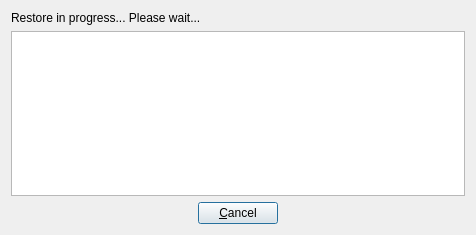
<?xml version="1.0" encoding="UTF-8"?>
<ui version="4.0">
 <class>lifeRestoreProgress</class>
 <widget class="QDialog" name="lifeRestoreProgress">
  <property name="geometry">
   <rect>
    <x>0</x>
    <y>0</y>
    <width>476</width>
    <height>235</height>
   </rect>
  </property>
  <property name="windowTitle">
   <string>Restoring</string>
  </property>
  <property name="windowIcon">
   <iconset resource="lPreserve.qrc">
    <normaloff>:/images/images/lifepreserver.png</normaloff>:/images/images/lifepreserver.png</iconset>
  </property>
  <layout class="QGridLayout" name="gridLayout">
   <item row="0" column="0">
    <widget class="QLabel" name="labelRestoreStatus">
     <property name="text">
      <string>Restore in progress... Please wait...</string>
     </property>
    </widget>
   </item>
   <item row="1" column="0">
    <widget class="QPlainTextEdit" name="viewRestoreOutput">
     <property name="readOnly">
      <bool>true</bool>
     </property>
    </widget>
   </item>
   <item row="2" column="0">
    <layout class="QHBoxLayout" name="horizontalLayout">
     <item>
      <spacer name="horizontalSpacer">
       <property name="orientation">
        <enum>Qt::Horizontal</enum>
       </property>
       <property name="sizeHint" stdset="0">
        <size>
         <width>40</width>
         <height>20</height>
        </size>
       </property>
      </spacer>
     </item>
     <item>
      <widget class="QPushButton" name="pushDone">
       <property name="text">
        <string>&amp;Cancel</string>
       </property>
      </widget>
     </item>
     <item>
      <spacer name="horizontalSpacer_2">
       <property name="orientation">
        <enum>Qt::Horizontal</enum>
       </property>
       <property name="sizeHint" stdset="0">
        <size>
         <width>40</width>
         <height>20</height>
        </size>
       </property>
      </spacer>
     </item>
    </layout>
   </item>
  </layout>
 </widget>
 <resources>
  <include location="lPreserve.qrc"/>
 </resources>
 <connections/>
</ui>
